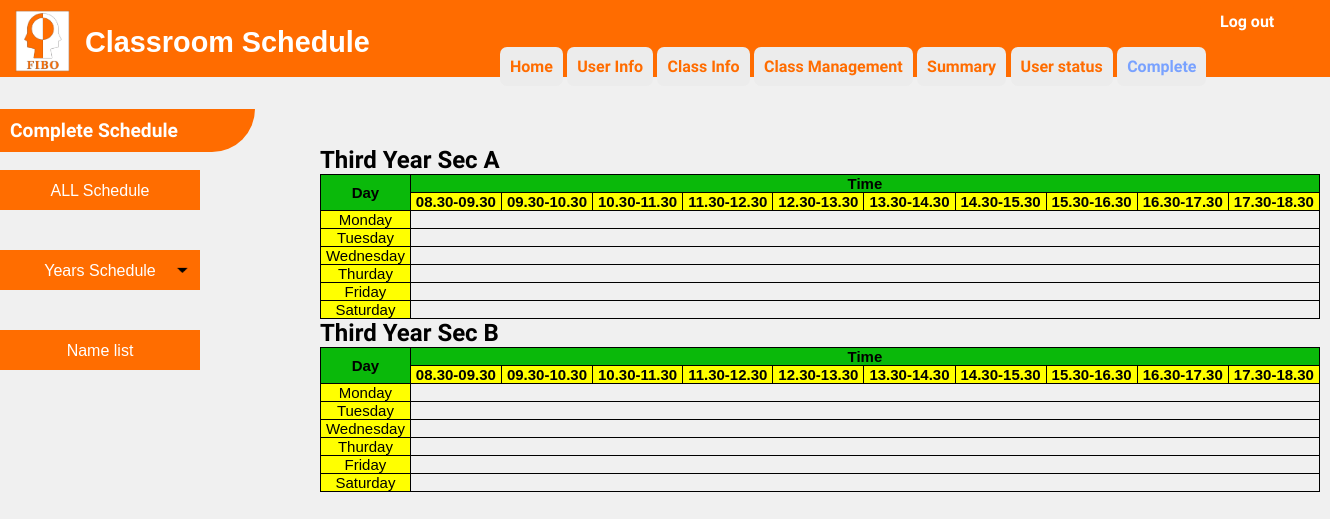
Page /admin7-b3.php on the earlier database version.
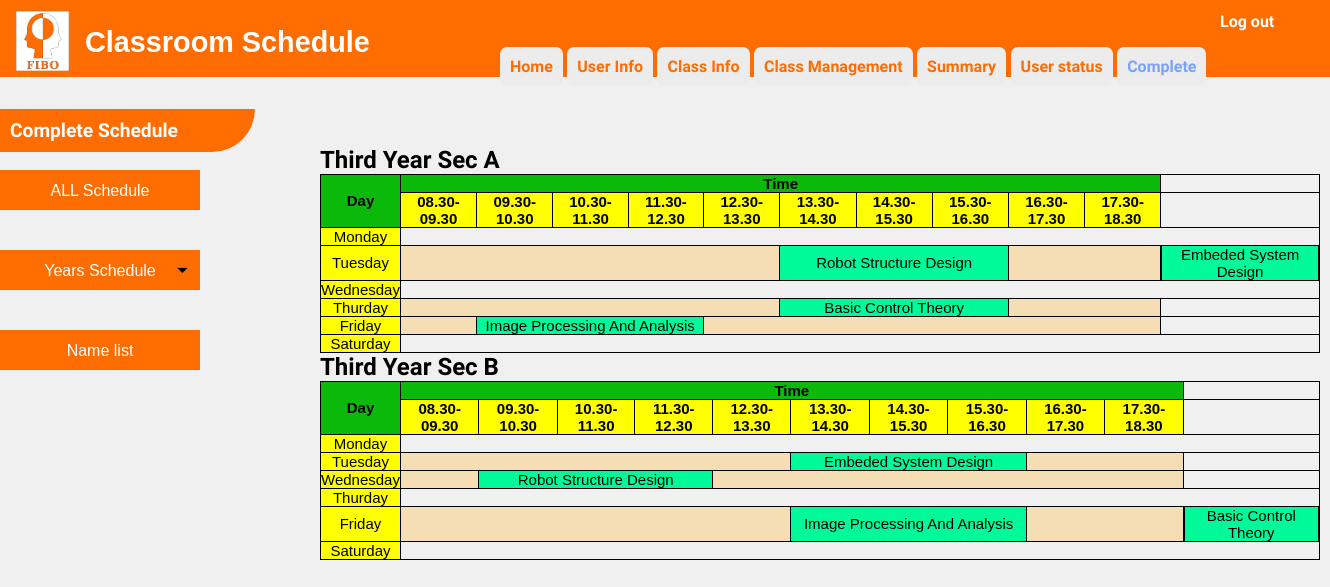
Same page on the later database version.
### tables this page shows
CREATE TABLE `table_subject_description_output` (
  `No` int(100) NOT NULL,
  `subject_level` varchar(100) NOT NULL,
  `subject_code` varchar(100) NOT NULL,
  `subject_name` varchar(100) NOT NULL,
  `subject_hour_per_week` varchar(100) NOT NULL,
  `subject_hour_per_day` varchar(100) NOT NULL,
  `subject_sec` varchar(100) NOT NULL,
  `Day` varchar(100) NOT NULL,
  `start_time` varchar(100) NOT NULL
);

### admin7-b3.php (the view, shortened to what this page needs)
<?php
      require 'dbconfig/config.php';
?>
<!DOCTYPE html>
<html lang="en">
  <head>
    <link rel="stylesheet" type="text/css" href="css/admin7-1.css">
    <link rel="stylesheet" type="text/css" href="css/admin7-2.css">
  </head>
  <body >
    <header>
        <img src="images/FIBO_logo.jpg" width="55" height="62" style="margin-top: 10px; margin-left: 10px">
        <div style="font-size: 1.8em; margin-top: -50px; margin-left: 80px">
        <b>Classroom Schedule</b>
        </div><br>
        </header>
        <div style="margin-top: -30px; margin-left: 500px">
            <a href="admin1.php" class="btn1"><b>Home</b></a>
            <a href="#" class="btn1"><b>User Info</b></a>
            <a href="admin3.php" class="btn1"><b>Class Info</b></a>
            <a href="admin4.php" class="btn1"><b>Class Management</b></a>
            <a href="#" class="btn1"><b>Summary</b></a>
            <a href="admin6.php" class="btn1"><b>User status</b></a>
            <a href="admin7.php" class="btn1" style=" color: #79a2ff"><b>Complete</b></a>
        </div>
        <div style="margin-top: -84px; margin-left: 1200px">
            <a href="index.php" class="btn"><b>Log out</b></a>
        </div>
        <div style=" margin-top:50px">
        <br><b class="topics">Complete Schedule</b><br><br>
        <ul id="navbar">
                <li><a href="admin7.php"style ="
                    background-color:#ff6d00;">ALL Schedule</a>
                <li><a href="admin7-1.php" style ="background: url(images/arrow.png);
                    background-repeat: no-repeat;
                    background-size: 25px;
                    background-position: right center;
                    background-color:#ff6d00">Years Schedule</a>
                </li>
                <li><a href="admin7-2.php"style ="
                    background-repeat: no-repeat;
                    background-size: 25px;
                    background-position: right center;
                    background-color:#ff6d00;
                    margin-top : -0.5px">Name list</a>
                </li>
            </ul>
</div></br></br>
        <div  style="margin-top: -300px; margin-left: 320px" class="show">
        <h1>Third Year Sec A</h1>
        <table>
            <tr class="head">
                <th rowspan="2">
                    Day
                </th>
                <th colspan="10">
                    Time
                </th>
            </tr>
            <tr  class="head-time">
                <th>
                    08.30-09.30
                </th>
                <th>
                    09.30-10.30
                </th>
                <th>
                    10.30-11.30
                </th>
                <th>
                    11.30-12.30
                </th>
                <th>
                    12.30-13.30
                </th>
                <th>
                    13.30-14.30
                </th>
                <th>
                    14.30-15.30
                </th>
                <th>
                    15.30-16.30
                </th>
                <th>
                    16.30-17.30
                </th>
                <th>
                    17.30-18.30
                </th>
            </tr>
            <tr>
                <td style="background-color: yellow">
                    Monday
                </td>
            </tr>
            <tr>
                <td style="background-color: yellow">
                    Tuesday
                </td>
                <?php
                    $sql = "SELECT * FROM table_subject_description_output";
                    $smyData = mysqli_query($con, $sql);
                    while($row = mysqli_fetch_array($smyData)) {
                        $hour = (int)$row['subject_hour_per_day'];
                        $time = (int)$row['start_time'];
                        if($row['subject_level'] == "3" ) {
                            if($row['subject_sec'] == "A") {
                                if($row['Day'] == "1"){
                                    if($time > 0 && $time < 99) {
                                        echo "<td style='background-color: wheat;' colspan='$time'></td>";
                                        echo "<td style='background-color: #00FA9A' colspan='$hour'>" . $row['subject_name'] . "</td>";
                                        echo "<td style='background-color: wheat;' colspan='10-$time'></td>";
                                    }
                                }
                            }
                        }
                    }
                ?>
            </tr>
            <tr>
                <td style="background-color: yellow">
                    Wednesday
                </td>
            </tr>
            <tr>
                <td style="background-color: yellow">
                    Thurday
                </td>
                <?php
                    $sql = "SELECT * FROM table_subject_description_output";
                    $smyData = mysqli_query($con, $sql);
                    while($row = mysqli_fetch_array($smyData)) {
                        $hour = (int)$row['subject_hour_per_day'];
                        $time = (int)$row['start_time'];
                        if($row['subject_level'] == "3" ) {
                            if($row['subject_sec'] == "A") {
                                if($row['Day'] == "3"){
                                    if($time > 0 && $time < 99) {
                                        echo "<td style='background-color: wheat;' colspan='$time'></td>";
                                        echo "<td style='background-color: #00FA9A' colspan='$hour'>" . $row['subject_name'] . "</td>";
                                        echo "<td style='background-color: wheat;' colspan='10-$time'></td>";
                                    }
                                }
                            }
                        }
                    }
                ?>
            </tr>
            <tr>
                <td style="background-color: yellow">
                    Friday
                </td>
                <?php
                    $sql = "SELECT * FROM table_subject_description_output";
                    $smyData = mysqli_query($con, $sql);
                    while($row = mysqli_fetch_array($smyData)) {
                        $hour = (int)$row['subject_hour_per_day'];
                        $time = (int)$row['start_time'];
                        if($row['subject_level'] == "3" ) {
                            if($row['subject_sec'] == "A") {
                                if($row['Day'] == "4"){
                                    if($time > 0 && $time < 99) {
                                        echo "<td style='background-color: wheat;' colspan='$time'></td>";
                                        echo "<td style='background-color: #00FA9A' colspan='$hour'>" . $row['subject_name'] . "</td>";
                                        echo "<td style='background-color: wheat;' colspan='10-$time'></td>";
                                    }
                                }
                            }
                        }
                    }
                ?>
            </tr>
            <tr>
                <td style="background-color: yellow">
                    Saturday
                </td>
            </tr>
            </table>
            <h1>Third Year Sec B</h1>
        <table>
            <tr class="head">
                <th rowspan="2">
                    Day
                </th>
                <th colspan="10">
                    Time
                </th>
            </tr>
            <tr  class="head-time">
                <th>
                    08.30-09.30
                </th>
                <th>
                    09.30-10.30
                </th>
                <th>
                    10.30-11.30
                </th>
                <th>
                    11.30-12.30
                </th>
                <th>
                    12.30-13.30
                </th>
                <th>
                    13.30-14.30
                </th>
                <th>
                    14.30-15.30
                </th>
                <th>
                    15.30-16.30
                </th>
                <th>
                    16.30-17.30
                </th>
                <th>
                    17.30-18.30
                </th>
            </tr>
            <tr>
                <td style="background-color: yellow">
                    Monday
                </td>
            </tr>
            <tr>
                <td style="background-color: yellow">
                    Tuesday
                </td>
                <?php
                    $sql = "SELECT * FROM table_subject_description_output";
                    $smyData = mysqli_query($con, $sql);
                    while($row = mysqli_fetch_array($smyData)) {
                        $hour = (int)$row['subject_hour_per_day'];
                        $time = (int)$row['start_time'];
                        if($row['subject_level'] == "3" ) {
                            if($row['subject_sec'] == "B") {
                                if($row['Day'] == "1"){
                                    if($time > 0 && $time < 99) {
                                        echo "<td style='background-color: wheat;' colspan='$time'></td>";
                                        echo "<td style='background-color: #00FA9A' colspan='$hour'>" . $row['subject_name'] . "</td>";
                                        echo "<td style='background-color: wheat;' colspan='10-$time'></td>";
                                    }
                                }
                            }
                        }
                    }
                ?>
            </tr>
            <tr>
                <td style="background-color: yellow">
                    Wednesday
                </td>
                <?php
                    $sql = "SELECT * FROM table_subject_description_output";
                    $smyData = mysqli_query($con, $sql);
                    while($row = mysqli_fetch_array($smyData)) {
                        $hour = (int)$row['subject_hour_per_day'];
                        $time = (int)$row['start_time'];
                        if($row['subject_level'] == "3" ) {
                            if($row['subject_sec'] == "B") {
                                if($row['Day'] == "2"){
                                    if($time > 0 && $time < 99) {
                                        echo "<td style='background-color: wheat;' colspan='$time'></td>";
                                        echo "<td style='background-color: #00FA9A' colspan='$hour'>" . $row['subject_name'] . "</td>";
                                        echo "<td style='background-color: wheat;' colspan='10-$time'></td>";
                                    }
                                }
                            }
                        }
                    }
                ?>
            </tr>
            <tr>
                <td style="background-color: yellow">
                    Thurday
                </td>
            </tr>
            <tr>
                <td style="background-color: yellow">
                    Friday
                </td>
                <?php
                    $sql = "SELECT * FROM table_subject_description_output";
                    $smyData = mysqli_query($con, $sql);
                    while($row = mysqli_fetch_array($smyData)) {
                        $hour = (int)$row['subject_hour_per_day'];
                        $time = (int)$row['start_time'];
                        if($row['subject_level'] == "3" ) {
                            if($row['subject_sec'] == "B") {
                                if($row['Day'] == "4"){
                                    if($time > 0 && $time < 99) {
                                        echo "<td style='background-color: wheat;' colspan='$time'></td>";
                                        echo "<td style='background-color: #00FA9A' colspan='$hour'>" . $row['subject_name'] . "</td>";
                                        echo "<td style='background-color: wheat;' colspan='10-$time'></td>";
                                    }
                                }
                            }
                        }
                    }
                ?>
            </tr>
            <tr>
                <td style="background-color: yellow">
                    Saturday
                </td>
            </tr>
            </table>
            </body>
</html>

### css/admin7-1.css (style rules this page uses)
* { margin: 0; padding: 0; }
.btn { display: inline-block; border: 0px solid #ff6c00; padding: 10px 20px; background-color: #ff6c00; text-decoration: none; font-family: 'Work Sans', sans-serif; font-size: 1em; color: #ffffff ; border-radius: 7px; transition: 0.1s; }
.btn1 { display: inline-block; border: 0px solid #ff6c00; padding: 10px 10px; background-color: #ececec; text-decoration: none; font-family: 'Work Sans', sans-serif; font-size: 1em; color: #ff6c00 ; border-radius: 7px; transition: 0.1s; }
.topics { display: inline-block; border: 0px solid #ff6c00; padding: 10px; width: 235px; background-color: #ff6c00; text-decoration: none; font-family: 'Work Sans', sans-serif; font-size: 1.2em; color: #ffffff ; border-bottom-right-radius: 50px; transition: 0.1s; }
table, tr, th, td { border: 1px solid black; border-collapse: collapse; }
.head { background-color: #6CC417; font-size: 15px; text-align: center; }
.head-time { background-color: yellow; font-size: 15px; text-align: center; }
body { background-color: #f0f0f0; color: Black ; font-family: 'Work Sans', sans-serif; font-size: 1em; text-align: left; }
header { background: #ff6c00 none repeat-x 0 0; color: #FFFFFF; margin-top: 0px; padding: 0 5px; text-align: left; }
.show { margin-top: -225px; margin-left: 450px }
h1 { color: Black ; font-family: 'Work Sans', sans-serif; font-size: 1.5em; text-align: left; }
li { list-style-type: none; text-align: center; height: 40px; width:200px; }
li a { text-decoration: none; background: #ff6d00; display: block; color: #ffffff; height: 40px; width:200px; line-height: 42px; }
#navbar > li { margin-bottom: 40px; }

### css/admin7-2.css (style rules this page uses)
* { margin: 0; padding: 0; }
body { font-family: 'Kanit', sans-serif; }
table { border-collapse: collapse; width: 1000px; height: auto; }
table, th, td { border: 1px solid black; }
.head th { text-align: center; color: black; font-size: 15px; background: rgb(10, 185, 10); }
.head-time th { text-align: center; color: black; font-size: 15px; background: yellow; }
td { text-align: center; font-size: 15px; }

Differences in the rows shown:
added table_subject_description_output: subject_name "Robot Structure Design", shown under "Third Year Sec A"
added table_subject_description_output: subject_name "Embeded System Design", shown under "Third Year Sec A"
added table_subject_description_output: subject_name "Basic Control Theory"
added table_subject_description_output: subject_name "Image Processing And Analysis"
added table_subject_description_output: subject_name "Embeded System Design", shown under "Third Year Sec B"
added table_subject_description_output: subject_name "Robot Structure Design"
added table_subject_description_output: subject_name "Image Processing And Analysis"
added table_subject_description_output: subject_name "Basic Control Theory"
